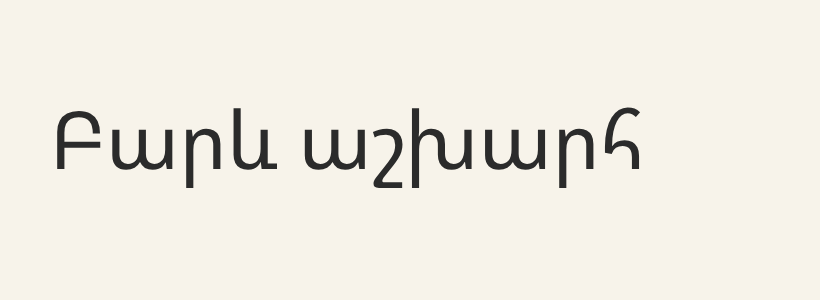
#> input picture test/image-scan/armenian.png, 820 x 300 px; its folder holds 2 pictures in this run
$ python frames-to-gif.py ../test/image-scan ../test/image-scan/cross.png
#> lines starting #> are read from the running program, lines starting #| are printed output that depends on the picture
"""Joins PNG frames into a small looping GIF: python3 dev/frames-to-gif.py <frames-dir> <out.gif> (needs Pillow)."""
import sys, os
from PIL import Image
src, out = sys.argv[1], sys.argv[2]
names = sorted(f for f in os.listdir(src) if f.endswith('.png'))
frames = []
for f in names:
    im = Image.open(os.path.join(src, f)).convert('RGB')
#> im is the input picture: PIL image 820x300 RGB; mean R, G, B 239.4, 235.6, 226.9
    im = im.resize((640, int(im.height * 640 / im.width)), Image.LANCZOS)
#> im: PIL image 640x234 RGB
    frames.append(im.quantize(colors=96, method=Image.Quantize.MEDIANCUT, dither=Image.Dither.NONE))
frames[0].save(out, save_all=True, append_images=frames[1:], duration=220, loop=0, optimize=True, disposal=2)
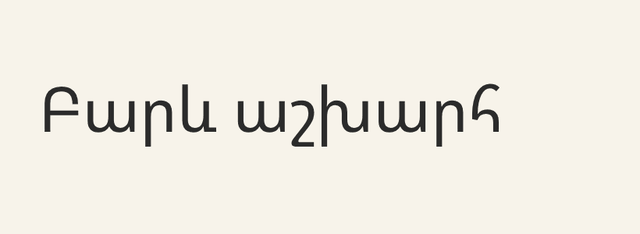
#> saved as cross.png: PIL image 640x234 P; mean R, G, B 239.4, 235.6, 226.9
print(f'{out}: {len(frames)} frames, {os.path.getsize(out) // 1024} KB')
#| ../test/image-scan/cross.png: 2 frames, 23 KB
